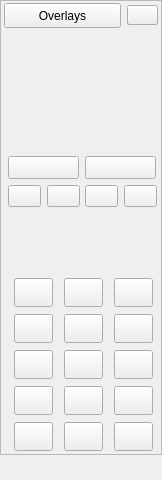
<?xml version="1.0" encoding="UTF-8"?>
<ui version="4.0">
 <class>SidebarWidget</class>
 <widget class="QWidget" name="SidebarWidget">
  <property name="geometry">
   <rect>
    <x>0</x>
    <y>0</y>
    <width>162</width>
    <height>480</height>
   </rect>
  </property>
  <property name="windowTitle">
   <string>Sidebar</string>
  </property>
  <widget class="QWidget" name="cMinimap" native="true">
   <property name="geometry">
    <rect>
     <x>8</x>
     <y>34</y>
     <width>148</width>
     <height>115</height>
    </rect>
   </property>
  </widget>
  <widget class="Button" name="cOverlay">
   <property name="geometry">
    <rect>
     <x>4</x>
     <y>3</y>
     <width>117</width>
     <height>25</height>
    </rect>
   </property>
   <property name="text">
    <string>Overlays</string>
   </property>
  </widget>
  <widget class="QPushButton" name="cCollapse">
   <property name="geometry">
    <rect>
     <x>127</x>
     <y>5</y>
     <width>31</width>
     <height>20</height>
    </rect>
   </property>
   <property name="text">
    <string/>
   </property>
  </widget>
  <widget class="Button" name="cAdvisors">
   <property name="geometry">
    <rect>
     <x>8</x>
     <y>156</y>
     <width>71</width>
     <height>23</height>
    </rect>
   </property>
   <property name="text">
    <string/>
   </property>
  </widget>
  <widget class="Button" name="cEmpire">
   <property name="geometry">
    <rect>
     <x>85</x>
     <y>156</y>
     <width>71</width>
     <height>23</height>
    </rect>
   </property>
   <property name="text">
    <string/>
   </property>
  </widget>
  <widget class="Button" name="cRotateLeft">
   <property name="geometry">
    <rect>
     <x>124</x>
     <y>185</y>
     <width>33</width>
     <height>22</height>
    </rect>
   </property>
   <property name="text">
    <string/>
   </property>
  </widget>
  <widget class="Button" name="cRotateRight">
   <property name="geometry">
    <rect>
     <x>85</x>
     <y>185</y>
     <width>33</width>
     <height>22</height>
    </rect>
   </property>
   <property name="text">
    <string/>
   </property>
  </widget>
  <widget class="Button" name="cRotateNorth">
   <property name="geometry">
    <rect>
     <x>47</x>
     <y>185</y>
     <width>33</width>
     <height>22</height>
    </rect>
   </property>
   <property name="text">
    <string/>
   </property>
  </widget>
  <widget class="Button" name="cMission">
   <property name="geometry">
    <rect>
     <x>8</x>
     <y>185</y>
     <width>33</width>
     <height>22</height>
    </rect>
   </property>
   <property name="text">
    <string/>
   </property>
  </widget>
  <widget class="Button" name="cCycle">
   <property name="geometry">
    <rect>
     <x>114</x>
     <y>422</y>
     <width>39</width>
     <height>29</height>
    </rect>
   </property>
   <property name="text">
    <string/>
   </property>
  </widget>
  <widget class="Button" name="cEngineering">
   <property name="geometry">
    <rect>
     <x>14</x>
     <y>386</y>
     <width>39</width>
     <height>29</height>
    </rect>
   </property>
   <property name="text">
    <string/>
   </property>
  </widget>
  <widget class="Button" name="cRoad">
   <property name="geometry">
    <rect>
     <x>114</x>
     <y>278</y>
     <width>39</width>
     <height>29</height>
    </rect>
   </property>
   <property name="text">
    <string/>
   </property>
  </widget>
  <widget class="Button" name="cGovernment">
   <property name="geometry">
    <rect>
     <x>114</x>
     <y>350</y>
     <width>39</width>
     <height>29</height>
    </rect>
   </property>
   <property name="text">
    <string/>
   </property>
  </widget>
  <widget class="Button" name="cWater">
   <property name="geometry">
    <rect>
     <x>14</x>
     <y>314</y>
     <width>39</width>
     <height>29</height>
    </rect>
   </property>
   <property name="text">
    <string/>
   </property>
  </widget>
  <widget class="Button" name="cUndo">
   <property name="geometry">
    <rect>
     <x>14</x>
     <y>422</y>
     <width>39</width>
     <height>29</height>
    </rect>
   </property>
   <property name="text">
    <string/>
   </property>
  </widget>
  <widget class="Button" name="cEntertainment">
   <property name="geometry">
    <rect>
     <x>64</x>
     <y>350</y>
     <width>39</width>
     <height>29</height>
    </rect>
   </property>
   <property name="text">
    <string/>
   </property>
  </widget>
  <widget class="Button" name="cEducation">
   <property name="geometry">
    <rect>
     <x>14</x>
     <y>350</y>
     <width>39</width>
     <height>29</height>
    </rect>
   </property>
   <property name="text">
    <string/>
   </property>
  </widget>
  <widget class="Button" name="cHealth">
   <property name="geometry">
    <rect>
     <x>64</x>
     <y>314</y>
     <width>39</width>
     <height>29</height>
    </rect>
   </property>
   <property name="text">
    <string/>
   </property>
  </widget>
  <widget class="Button" name="cHouse">
   <property name="geometry">
    <rect>
     <x>14</x>
     <y>278</y>
     <width>39</width>
     <height>29</height>
    </rect>
   </property>
   <property name="text">
    <string/>
   </property>
  </widget>
  <widget class="Button" name="cIndustry">
   <property name="geometry">
    <rect>
     <x>114</x>
     <y>386</y>
     <width>39</width>
     <height>29</height>
    </rect>
   </property>
   <property name="text">
    <string/>
   </property>
  </widget>
  <widget class="Button" name="cReligion">
   <property name="geometry">
    <rect>
     <x>114</x>
     <y>314</y>
     <width>39</width>
     <height>29</height>
    </rect>
   </property>
   <property name="text">
    <string/>
   </property>
  </widget>
  <widget class="Button" name="cClear">
   <property name="geometry">
    <rect>
     <x>64</x>
     <y>278</y>
     <width>39</width>
     <height>29</height>
    </rect>
   </property>
   <property name="text">
    <string/>
   </property>
  </widget>
  <widget class="Button" name="cSecurity">
   <property name="geometry">
    <rect>
     <x>64</x>
     <y>386</y>
     <width>39</width>
     <height>29</height>
    </rect>
   </property>
   <property name="text">
    <string/>
   </property>
  </widget>
  <widget class="Button" name="cMessages">
   <property name="geometry">
    <rect>
     <x>64</x>
     <y>422</y>
     <width>39</width>
     <height>29</height>
    </rect>
   </property>
   <property name="text">
    <string/>
   </property>
  </widget>
  <widget class="Button" name="cExpand">
   <property name="geometry">
    <rect>
     <x>127</x>
     <y>5</y>
     <width>31</width>
     <height>20</height>
    </rect>
   </property>
   <property name="text">
    <string/>
   </property>
  </widget>
  <widget class="QLabel" name="cPanelImage">
   <property name="geometry">
    <rect>
     <x>0</x>
     <y>735</y>
     <width>162</width>
     <height>285</height>
    </rect>
   </property>
   <property name="text">
    <string/>
   </property>
  </widget>
  <widget class="QLabel" name="cPanelImage2">
   <property name="geometry">
    <rect>
     <x>0</x>
     <y>450</y>
     <width>162</width>
     <height>285</height>
    </rect>
   </property>
   <property name="text">
    <string/>
   </property>
  </widget>
  <widget class="QLabel" name="cOutline">
   <property name="geometry">
    <rect>
     <x>0</x>
     <y>0</y>
     <width>162</width>
     <height>455</height>
    </rect>
   </property>
   <property name="frameShape">
    <enum>QFrame::StyledPanel</enum>
   </property>
   <property name="frameShadow">
    <enum>QFrame::Plain</enum>
   </property>
   <property name="text">
    <string/>
   </property>
   <property name="indent">
    <number>0</number>
   </property>
  </widget>
  <widget class="QLabel" name="cBuildImage">
   <property name="geometry">
    <rect>
     <x>8</x>
     <y>216</y>
     <width>149</width>
     <height>54</height>
    </rect>
   </property>
   <property name="text">
    <string/>
   </property>
  </widget>
  <zorder>cOutline</zorder>
  <zorder>cMinimap</zorder>
  <zorder>cOverlay</zorder>
  <zorder>cCollapse</zorder>
  <zorder>cAdvisors</zorder>
  <zorder>cEmpire</zorder>
  <zorder>cRotateLeft</zorder>
  <zorder>cRotateRight</zorder>
  <zorder>cRotateNorth</zorder>
  <zorder>cMission</zorder>
  <zorder>cCycle</zorder>
  <zorder>cEngineering</zorder>
  <zorder>cRoad</zorder>
  <zorder>cGovernment</zorder>
  <zorder>cWater</zorder>
  <zorder>cUndo</zorder>
  <zorder>cEntertainment</zorder>
  <zorder>cEducation</zorder>
  <zorder>cHealth</zorder>
  <zorder>cHouse</zorder>
  <zorder>cIndustry</zorder>
  <zorder>cReligion</zorder>
  <zorder>cClear</zorder>
  <zorder>cSecurity</zorder>
  <zorder>cMessages</zorder>
  <zorder>cExpand</zorder>
  <zorder>cPanelImage</zorder>
  <zorder>cPanelImage2</zorder>
  <zorder>cBuildImage</zorder>
 </widget>
 <customwidgets>
  <customwidget>
   <class>Button</class>
   <extends>QPushButton</extends>
   <header>widget/button.h</header>
  </customwidget>
 </customwidgets>
 <resources/>
 <connections/>
</ui>
